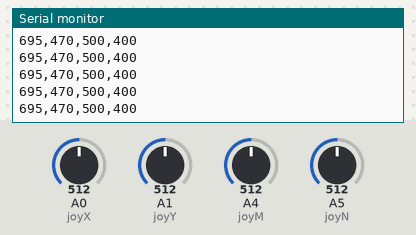
Recording of a sketch running on a simulated Arduino Uno, built with avr-gcc and run on an emulated ATmega328P. Shown: the last lines printed to the serial monitor. The test bench sets the inputs (shaded band); at power-on: A0 (joyX) = 512, A1 (joyY) = 512, A4 (joyM) = 512, A5 (joyN) = 512.

Above: at 1.2 s.
1.3 s: A0 (joyX) set to 716
At 1.32 s:
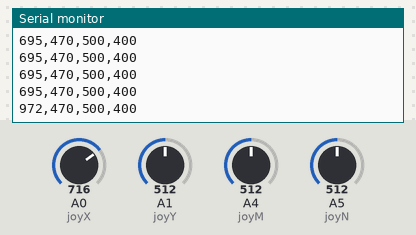
2.8 s: A1 (joyY) set to 716
At 2.84 s:
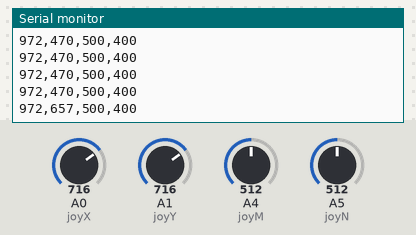
4.3 s: A0 (joyX) set to 753
At 4.36 s:
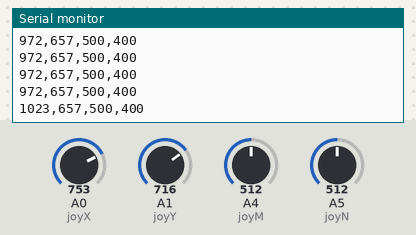
7.3 s: A4 (joyM) set to 716
At 7.3 s:
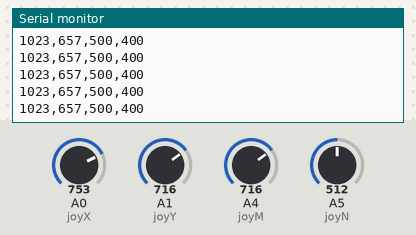
8.8 s: A5 (joyN) set to 716
At 8.82 s:
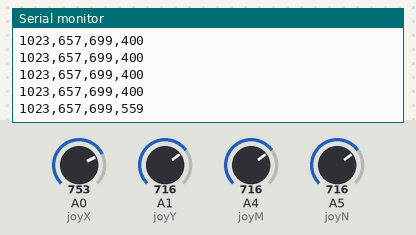
10.3 s: A1 (joyY) set to 992
At 10.34 s:
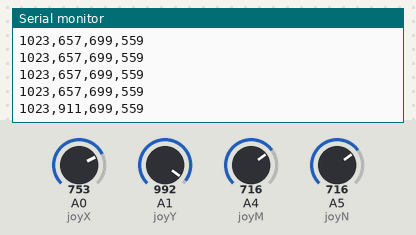
Timing chart, 0 to 12.8 s (numbered marks = the images above; inputs shaded):
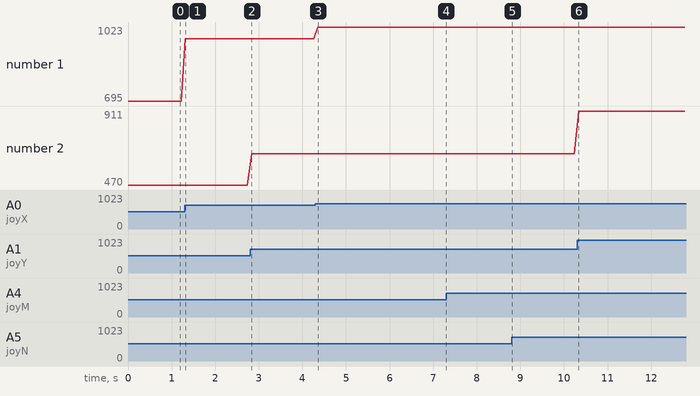

The sketch:

Final_Project_Arduino_Part.ino
```cpp
// IMA NYU Shanghai
// Interaction Lab
// For sending multiple values from Arduino to Processing

#define joyX A0
#define joyY A1
#define joyM A4
#define joyN A5
int sensor1, sensor2, sensor3, sensor4;
//// variables will change:
//int buttonState1 = 0;         // variable for reading the pushbutton status
//int buttonState2 = 0;         // variable for reading the pushbutton status
//int buttonState3 = 0;         // variable for reading the pushbutton status
//int buttonState4 = 0;         // variable for reading the pushbutton status
//int buttonState5 = 0;         // variable for reading the pushbutton status
//int buttonState6 = 0;         // variable for reading the pushbutton status
//const int buttonPin1 = 2;     // the number of the pushbutton pin
//const int buttonPin2 = 3;     // the number of the pushbutton pin
//const int buttonPin3 = 4;     // the number of the pushbutton pin
//const int buttonPin4 = 8;     // the number of the pushbutton pin
//const int buttonPin5 = 9;     // the number of the pushbutton pin
//const int buttonPin6 = 10;     // the number of the pushbutton pin
//int sensor1, sensor2, sensor3,sensor4, sensor5, sensor6;
void setup() {
  Serial.begin(9600);
  // initialize the pushbutton pin as an input:
//  pinMode(buttonPin1, INPUT);
//  pinMode(buttonPin2, INPUT);
//  pinMode(buttonPin3, INPUT);
//  pinMode(buttonPin4, INPUT);
//  pinMode(buttonPin5, INPUT);
//  pinMode(buttonPin6, INPUT);
}

void loop() {
  // to send values to Processing assign the values you want to send
  //this is an example


  sensor1 = map(analogRead(joyX),0,1023,0,1390);
  sensor2 = map(analogRead(joyY),0,1023,0,940);
  sensor3 = map(analogRead(joyM),0,1023,0,1000);
  sensor4 = map(analogRead(joyN),0,1023,0,800);
//  int sensor3 = 0;
//  int sensor4 = 0;
//  int sensor5 = 0;
//  int sensor6 = 0;
//  buttonState1 = digitalRead(buttonPin1);
//  buttonState2 = digitalRead(buttonPin2);
//  buttonState3 = digitalRead(buttonPin3);
//  buttonState4 = digitalRead(buttonPin4);
//  buttonState5 = digitalRead(buttonPin5);
//  buttonState6 = digitalRead(buttonPin6);
////  int sensor1 = buttonState1;
////  int sensor2 = buttonState2;
//  if (buttonState1 == HIGH){
//    sensor1 = 1;
//    }
//
//  if (buttonState2 == HIGH){
//    sensor2 = 1;
//    }
//   if (buttonState3 == HIGH){
//    sensor3 = 1;
//    }
//   if (buttonState4 == HIGH){
//    sensor4 = 1;
//    }
//
//  if (buttonState5 == HIGH){
//    sensor5 = 1;
//    }
//   if (buttonState6 == HIGH){
//    sensor6 = 1;
//    }


  // send the values keeping this format
  Serial.print(sensor1);
  Serial.print(",");  // put comma between sensor values
  Serial.print(sensor2);
  Serial.print(",");  // put comma between sensor values
  Serial.print(sensor3);
  Serial.print(",");  // put comma between sensor values
  Serial.print(sensor4);
//  Serial.print(",");  // put comma between sensor values
//  Serial.print(sensor5);
//  Serial.print(",");  // put comma between sensor values
//  Serial.print(sensor6);
  Serial.println(); // add linefeed after sending the last sensor value

  // too fast communication might cause some latency in Processing
  // this delay resolves the issue.
  delay(100);

  // end of example sending values
}
```

Measured:
- after the input at 1.3 s, the serial monitor: prints a new line at once (image 1)
- after the input at 2.8 s, the serial monitor: prints a new line at once (image 2)
- after the input at 4.3 s, the serial monitor: prints a new line after 0.06 s (image 3)
- after the input at 8.8 s, the serial monitor: prints a new line at once (image 5)
- after the input at 10.3 s, the serial monitor: prints a new line at once (image 6)
- plotted number 1: 695 → 972 after the input at 1.3 s, 972 → 1023 after the input at 4.3 s
- plotted number 2: 470 → 657 after the input at 2.8 s, 657 → 911 after the input at 10.3 s
